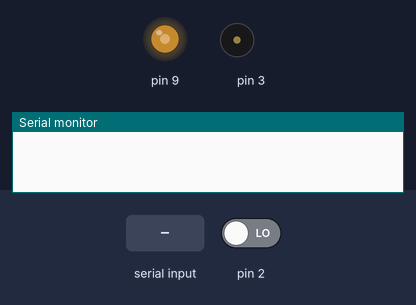
Bench run of a sketch on a simulated Arduino Uno, built with avr-gcc and run on an emulated ATmega328P. On the bench: output pins drawn as LEDs (lit = HIGH), buzzer (waves = sounding), the last lines printed to the serial monitor. The inputs (shaded band) are chosen by the test bench; at power-on: pin 2 LOW.

Above: at 1.2 s.
1.3 s: "A" received over Serial
At 1.5 s:
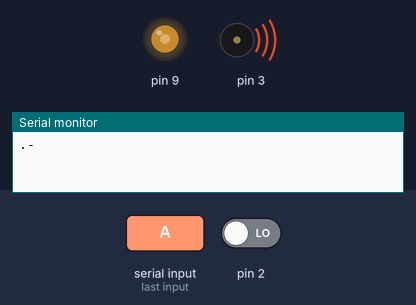
3.2 s: pin 2 driven HIGH
At 3.6 s:
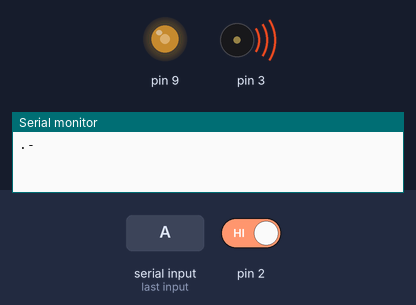
4.7 s: pin 2 driven LOW
At 5.9 s:
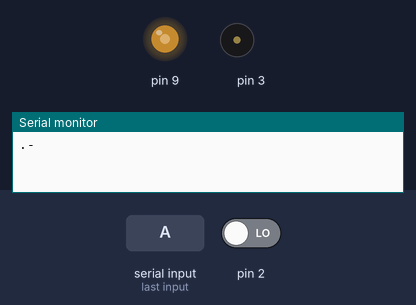
Timing chart, 0 to 7.7 s (numbered marks = the images above; inputs shaded):
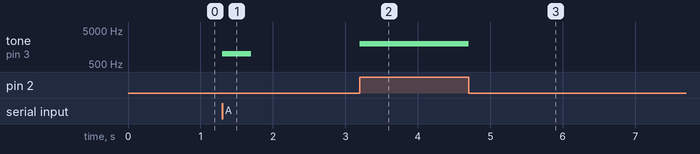

The sketch:

2.ino
```cpp
int duration=1000;
int d=100, b;
int das=3*d;
void setup() {
  Serial.begin(9600);
  uint32_t fTransmit = 1000;
  TCCR1A = 0b01000000;
  TCCR1B = 0b00001001;
  OCR1A = F_CPU / (2000*fTransmit)-1;
  pinMode(9,OUTPUT);
  pinMode(2,INPUT);
  pinMode(3,OUTPUT);
}
void dot(){
  tone(3,duration);
  delay(d);
  noTone(3);
}
void dash()
{
  tone(3,duration);
  delay(das);
  noTone(3);
}
void loop() {
  if(Serial.available()>0){
    char data=Serial.read();
    switch(data)
    {
    case 'A':
    Serial.println(".-");
    dot();dash();
    delay(3*d);
    break;
    case 'B':
    Serial.println("-...");
    dash();dot();dot();dot();
    delay(3*d);
    break;
    case 'U':
    Serial.println("..-");
    dot();dot();dash();
    delay(3*d);
    break;
    case 'C':
    Serial.println("-.-.");
    dash();dot();dash();dot();
    break;
    case 'N':
    Serial.println("-.");
    dash();dot();
    break;
    case ' ':
    delay(7*d);
    break;
    }
  }
  if(digitalRead(2)==HIGH){
    tone(3,2000);
  }
  else{
    noTone(3);
  }
}
```

Measured:
- after the input at 1.3 s, tone on pin 3: silent → 1000 Hz at once, → silent 0.40 s later
- after the input at 3.2 s, tone on pin 3: silent → 2000 Hz at once
- after the input at 4.7 s, tone on pin 3: 2000 Hz → silent at once
